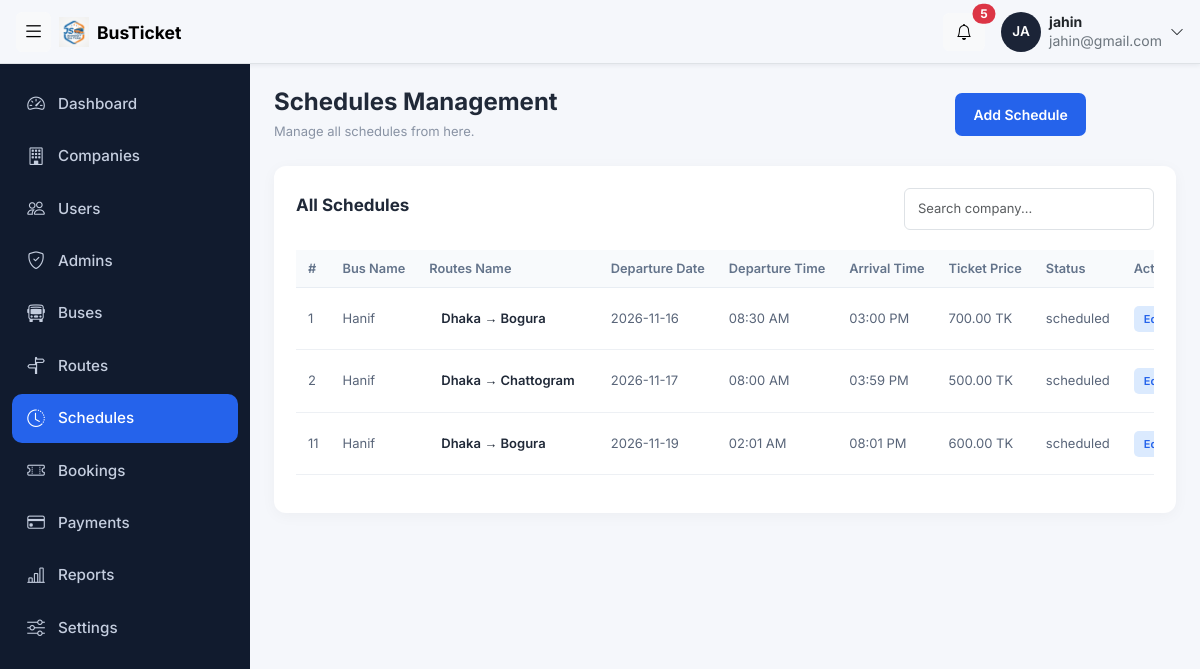
The app's page /admin/schedules.php (signed in), older data.
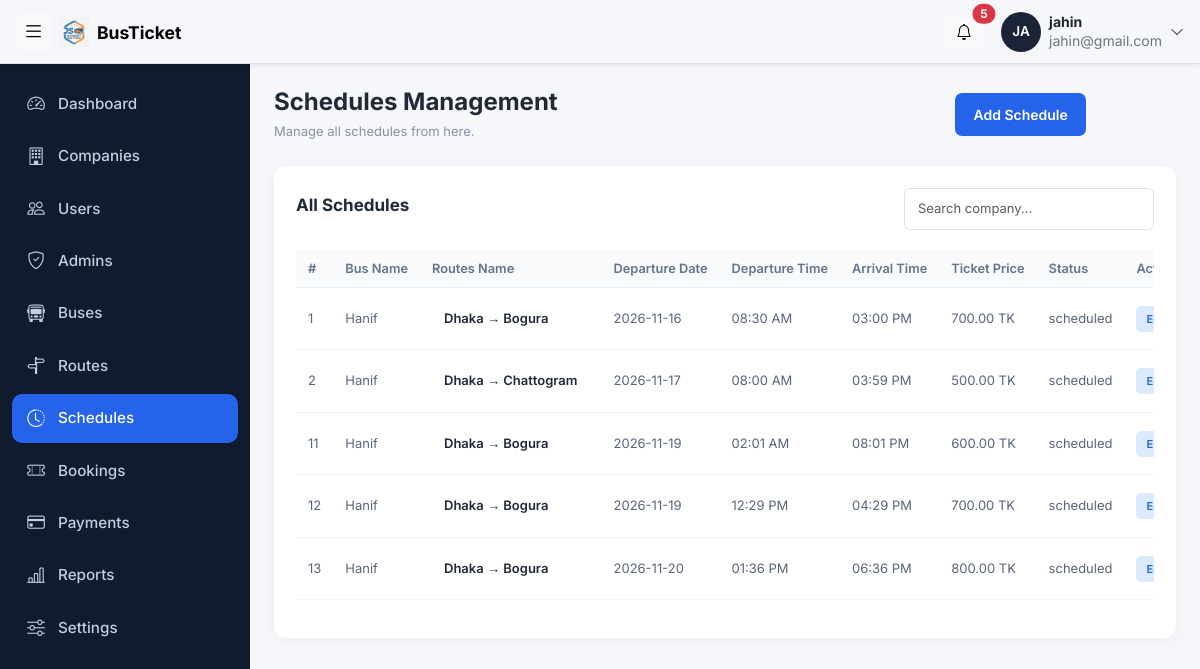
The same page, newer data.
### tables this page shows
CREATE TABLE `schedules` (
  `schedule_id` int(11) NOT NULL,
  `bus_id` int(11) NOT NULL,
  `route_id` int(11) NOT NULL,
  `departure_date` date NOT NULL,
  `departure_time` time NOT NULL,
  `arrival_time` time NOT NULL,
  `ticket_price` decimal(10,2) NOT NULL,
  `status` enum('scheduled','completed','cancelled') NOT NULL
);

CREATE TABLE `buses` (
  `bus_id` int(11) NOT NULL,
  `company_id` int(11) NOT NULL,
  `bus_name` varchar(100) NOT NULL,
  `bus_type` enum('AC','Non-AC','Sleeper','Business Class') NOT NULL,
  `total_seats` int(11) NOT NULL,
  `status` enum('active','inactive') NOT NULL,
  `bus_number` varchar(50) NOT NULL
);

CREATE TABLE `routes` (
  `route_id` int(11) NOT NULL,
  `source` varchar(100) NOT NULL,
  `destination` varchar(100) NOT NULL,
  `distance` decimal(10,2) NOT NULL,
  `status` enum('active','inactive') NOT NULL,
  `is_popular` tinyint(1) NOT NULL
);

### admin/schedules.php (the view, shortened to what this page needs)
<?php
include '../config/db.php';
$sql = "SELECT
        schedules.schedule_id,
        buses.bus_name,
        routes.source,
        routes.destination,
        schedules.departure_date,
        schedules.departure_time,
        schedules.arrival_time,
        schedules.ticket_price,
        schedules.status
        FROM  schedules INNER JOIN buses
        ON schedules.bus_id = buses.bus_id
        INNER JOIN routes
        ON schedules.route_id = routes.route_id
        ORDER BY schedules.departure_date ASC";
        $raw = $conn->query($sql);
?>
<!DOCTYPE html>
<html lang="bn">
<head>
    <?php
    include '../includes/admin_css.php';
    ?>
</head>
<body>
    <?php
    include '../includes/topbar.php';
    ?>
    <div class="layout">
        <?php
        include '../includes/schedules_bar.php';
        ?>
        <div class="container-fluid py-4 px-4">
            <div class="page-header">
                <div>
                    <h3>Schedules Management</h3>
                    <p>Manage all schedules from here.</p>
                </div>
                <button class="btn-add" id="openForm" type="button">Add Schedule</button>
            </div>
            <div class="company-card">
                <div class="table-header">
                    <h5>All Schedules</h5>
                    <input type="text" id="searchInput"
                        class="form-control search-box"
                        placeholder="Search company...">
                </div>
                <div class="table-responsive">
                    <table class="table company-table" id="companyTable">
                        <thead>
                            <tr>
                                <th>#</th>
                                <th>Bus Name</th>
                                <th>Routes Name</th>
                                <th>Departure Date</th>
                                <th>Departure Time</th>
                                <th>Arrival Time</th>
                                <th>Ticket Price</th>
                                <th>Status</th>
                                <th>Action </th>
                            </tr>
                        </thead>
                        <tbody>
                            <?php
                            if($raw->num_rows>0){
                             while ($row = $raw->fetch_assoc()) { ?>
                                <tr>
                                    <td>
                                         <?php echo $row['schedule_id']; ?>
                                    </td>
                                    <td>
                                         <?php echo $row['bus_name']; ?>
                                    </td>
                                    <td>
                                        <div class="company-name">
                                           <?php echo $row['source'] . ' → ' . $row['destination']; ?>
                                        </div>
                                    </td>
                                    <td>
                                          <?php echo $row['departure_date']; ?>
                                    </td>
                                    <td>
                                <?php echo date('h:i A', strtotime($row['departure_time'])); ?>
                                    </td>
                                    <td>
                                        <?php echo date('h:i A', strtotime($row['arrival_time'])); ?>
                                    </td>
                                    <td>
                                         <?php echo number_format((float)$row['ticket_price'], 2) . ' TK'; ?>
                                    </td>
                                     <td>
                                         <?php echo $row['status']; ?>
                                    </td>
                                    <td>
                                        <a class="action-btn edit" href="schedule_edit.php?schedule_id=<?php echo $row['schedule_id']; ?>">
                                            Edit
                                        </a>
                                    </td>
                                </tr>
                            <?php
                             } };
                            ?>
                        </tbody>
                    </table>
                </div>
            </div>
        </div>
</body>
</html>

Row changes from the older to the newer data that the page shows:
added schedules: schedule_id "12", bus.bus_name "Hanif", route.source "Dhaka", route.destination "Bogura", departure_date "2026-11-19", departure_time "12:29 PM", arrival_time "04:29 PM", ticket_price "700.00", status "scheduled"
added schedules: schedule_id "13", bus.bus_name "Hanif", route.source "Dhaka", route.destination "Bogura", departure_date "2026-11-20", departure_time "01:36 PM", arrival_time "06:36 PM", ticket_price "800.00", status "scheduled"
